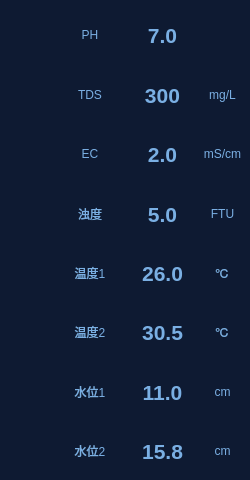
<?xml version="1.0" encoding="UTF-8"?>
<ui version="4.0">
 <class>WaterBottom</class>
 <widget class="QWidget" name="WaterBottom">
  <property name="geometry">
   <rect>
    <x>0</x>
    <y>0</y>
    <width>250</width>
    <height>480</height>
   </rect>
  </property>
  <property name="minimumSize">
   <size>
    <width>250</width>
    <height>480</height>
   </size>
  </property>
  <property name="windowTitle">
   <string>Form</string>
  </property>
  <property name="styleSheet">
   <string notr="true">#WaterBottom
{
background-color: rgb(14, 26, 50);
}
#widget
{
background-color: rgb(14, 26, 50);
}
QWidget
{
border:0px
}
QLabel
{
color: rgb(122, 175, 227);
font: 12pt &quot;楷体&quot;;
border:0px
}</string>
  </property>
  <layout class="QVBoxLayout" name="verticalLayout_2">
   <property name="spacing">
    <number>0</number>
   </property>
   <property name="leftMargin">
    <number>0</number>
   </property>
   <property name="topMargin">
    <number>0</number>
   </property>
   <property name="rightMargin">
    <number>0</number>
   </property>
   <property name="bottomMargin">
    <number>0</number>
   </property>
   <item>
    <widget class="QWidget" name="widget" native="true">
     <property name="minimumSize">
      <size>
       <width>250</width>
       <height>480</height>
      </size>
     </property>
     <property name="maximumSize">
      <size>
       <width>999</width>
       <height>9999</height>
      </size>
     </property>
     <layout class="QVBoxLayout" name="verticalLayout">
      <property name="spacing">
       <number>0</number>
      </property>
      <property name="leftMargin">
       <number>0</number>
      </property>
      <property name="topMargin">
       <number>5</number>
      </property>
      <property name="rightMargin">
       <number>0</number>
      </property>
      <property name="bottomMargin">
       <number>0</number>
      </property>
      <item>
       <widget class="QWidget" name="PHWidget" native="true">
        <property name="minimumSize">
         <size>
          <width>0</width>
          <height>60</height>
         </size>
        </property>
        <property name="maximumSize">
         <size>
          <width>16777215</width>
          <height>60</height>
         </size>
        </property>
        <property name="styleSheet">
         <string notr="true">#PHWidget
{

}</string>
        </property>
        <layout class="QHBoxLayout" name="horizontalLayout_2">
         <property name="spacing">
          <number>5</number>
         </property>
         <property name="leftMargin">
          <number>0</number>
         </property>
         <property name="topMargin">
          <number>0</number>
         </property>
         <property name="rightMargin">
          <number>0</number>
         </property>
         <property name="bottomMargin">
          <number>0</number>
         </property>
         <item>
          <widget class="QLabel" name="PHIcon">
           <property name="minimumSize">
            <size>
             <width>45</width>
             <height>45</height>
            </size>
           </property>
           <property name="maximumSize">
            <size>
             <width>45</width>
             <height>45</height>
            </size>
           </property>
           <property name="text">
            <string/>
           </property>
           <property name="pixmap">
            <pixmap resource="res.qrc">:/ptr/pH.png</pixmap>
           </property>
           <property name="scaledContents">
            <bool>true</bool>
           </property>
          </widget>
         </item>
         <item>
          <widget class="QLabel" name="PHName">
           <property name="minimumSize">
            <size>
             <width>80</width>
             <height>50</height>
            </size>
           </property>
           <property name="maximumSize">
            <size>
             <width>999</width>
             <height>999</height>
            </size>
           </property>
           <property name="text">
            <string>PH</string>
           </property>
           <property name="alignment">
            <set>Qt::AlignCenter</set>
           </property>
          </widget>
         </item>
         <item>
          <widget class="QLabel" name="PHValue">
           <property name="minimumSize">
            <size>
             <width>30</width>
             <height>50</height>
            </size>
           </property>
           <property name="maximumSize">
            <size>
             <width>999</width>
             <height>999</height>
            </size>
           </property>
           <property name="styleSheet">
            <string notr="true">font: 16pt ;
font-weight:bold;
</string>
           </property>
           <property name="text">
            <string>7.0</string>
           </property>
           <property name="alignment">
            <set>Qt::AlignCenter</set>
           </property>
          </widget>
         </item>
         <item>
          <widget class="QLabel" name="PHUnit">
           <property name="minimumSize">
            <size>
             <width>30</width>
             <height>50</height>
            </size>
           </property>
           <property name="maximumSize">
            <size>
             <width>999</width>
             <height>999</height>
            </size>
           </property>
           <property name="text">
            <string/>
           </property>
           <property name="alignment">
            <set>Qt::AlignCenter</set>
           </property>
          </widget>
         </item>
        </layout>
       </widget>
      </item>
      <item>
       <widget class="QWidget" name="TdsWidget" native="true">
        <property name="minimumSize">
         <size>
          <width>0</width>
          <height>60</height>
         </size>
        </property>
        <property name="maximumSize">
         <size>
          <width>16777215</width>
          <height>60</height>
         </size>
        </property>
        <layout class="QHBoxLayout" name="horizontalLayout_3">
         <property name="spacing">
          <number>5</number>
         </property>
         <property name="leftMargin">
          <number>0</number>
         </property>
         <property name="topMargin">
          <number>0</number>
         </property>
         <property name="rightMargin">
          <number>0</number>
         </property>
         <property name="bottomMargin">
          <number>0</number>
         </property>
         <item>
          <widget class="QLabel" name="TdsIcon">
           <property name="minimumSize">
            <size>
             <width>45</width>
             <height>45</height>
            </size>
           </property>
           <property name="maximumSize">
            <size>
             <width>45</width>
             <height>45</height>
            </size>
           </property>
           <property name="text">
            <string/>
           </property>
           <property name="pixmap">
            <pixmap resource="res.qrc">:/ptr/TDS.png</pixmap>
           </property>
           <property name="scaledContents">
            <bool>true</bool>
           </property>
          </widget>
         </item>
         <item>
          <widget class="QLabel" name="TdsName">
           <property name="minimumSize">
            <size>
             <width>80</width>
             <height>50</height>
            </size>
           </property>
           <property name="maximumSize">
            <size>
             <width>999</width>
             <height>999</height>
            </size>
           </property>
           <property name="text">
            <string>TDS</string>
           </property>
           <property name="alignment">
            <set>Qt::AlignCenter</set>
           </property>
          </widget>
         </item>
         <item>
          <widget class="QLabel" name="TdsValue">
           <property name="minimumSize">
            <size>
             <width>30</width>
             <height>50</height>
            </size>
           </property>
           <property name="maximumSize">
            <size>
             <width>999</width>
             <height>999</height>
            </size>
           </property>
           <property name="styleSheet">
            <string notr="true">font: 16pt ;
font-weight:bold;
</string>
           </property>
           <property name="text">
            <string>300</string>
           </property>
           <property name="alignment">
            <set>Qt::AlignCenter</set>
           </property>
          </widget>
         </item>
         <item>
          <widget class="QLabel" name="TdsUnit">
           <property name="minimumSize">
            <size>
             <width>30</width>
             <height>50</height>
            </size>
           </property>
           <property name="maximumSize">
            <size>
             <width>999</width>
             <height>999</height>
            </size>
           </property>
           <property name="text">
            <string>mg/L</string>
           </property>
           <property name="alignment">
            <set>Qt::AlignCenter</set>
           </property>
          </widget>
         </item>
        </layout>
       </widget>
      </item>
      <item>
       <widget class="QWidget" name="EcWidget" native="true">
        <property name="minimumSize">
         <size>
          <width>0</width>
          <height>60</height>
         </size>
        </property>
        <property name="maximumSize">
         <size>
          <width>16777215</width>
          <height>60</height>
         </size>
        </property>
        <layout class="QHBoxLayout" name="horizontalLayout_4">
         <property name="spacing">
          <number>5</number>
         </property>
         <property name="leftMargin">
          <number>0</number>
         </property>
         <property name="topMargin">
          <number>0</number>
         </property>
         <property name="rightMargin">
          <number>0</number>
         </property>
         <property name="bottomMargin">
          <number>0</number>
         </property>
         <item>
          <widget class="QLabel" name="EcIcon">
           <property name="minimumSize">
            <size>
             <width>45</width>
             <height>45</height>
            </size>
           </property>
           <property name="maximumSize">
            <size>
             <width>45</width>
             <height>45</height>
            </size>
           </property>
           <property name="text">
            <string/>
           </property>
           <property name="pixmap">
            <pixmap resource="res.qrc">:/ptr/EC.png</pixmap>
           </property>
           <property name="scaledContents">
            <bool>true</bool>
           </property>
          </widget>
         </item>
         <item>
          <widget class="QLabel" name="EcName">
           <property name="minimumSize">
            <size>
             <width>80</width>
             <height>50</height>
            </size>
           </property>
           <property name="maximumSize">
            <size>
             <width>999</width>
             <height>999</height>
            </size>
           </property>
           <property name="text">
            <string>EC</string>
           </property>
           <property name="alignment">
            <set>Qt::AlignCenter</set>
           </property>
          </widget>
         </item>
         <item>
          <widget class="QLabel" name="EcValue">
           <property name="minimumSize">
            <size>
             <width>30</width>
             <height>50</height>
            </size>
           </property>
           <property name="maximumSize">
            <size>
             <width>999</width>
             <height>999</height>
            </size>
           </property>
           <property name="styleSheet">
            <string notr="true">font: 16pt ;
font-weight:bold;
</string>
           </property>
           <property name="text">
            <string>2.0</string>
           </property>
           <property name="alignment">
            <set>Qt::AlignCenter</set>
           </property>
          </widget>
         </item>
         <item>
          <widget class="QLabel" name="EcUnit">
           <property name="minimumSize">
            <size>
             <width>30</width>
             <height>50</height>
            </size>
           </property>
           <property name="maximumSize">
            <size>
             <width>999</width>
             <height>999</height>
            </size>
           </property>
           <property name="text">
            <string>mS/cm</string>
           </property>
           <property name="alignment">
            <set>Qt::AlignCenter</set>
           </property>
          </widget>
         </item>
        </layout>
       </widget>
      </item>
      <item>
       <widget class="QWidget" name="TurbidityWidget" native="true">
        <property name="minimumSize">
         <size>
          <width>0</width>
          <height>60</height>
         </size>
        </property>
        <property name="maximumSize">
         <size>
          <width>16777215</width>
          <height>60</height>
         </size>
        </property>
        <layout class="QHBoxLayout" name="horizontalLayout_5">
         <property name="spacing">
          <number>5</number>
         </property>
         <property name="leftMargin">
          <number>0</number>
         </property>
         <property name="topMargin">
          <number>0</number>
         </property>
         <property name="rightMargin">
          <number>0</number>
         </property>
         <property name="bottomMargin">
          <number>0</number>
         </property>
         <item>
          <widget class="QLabel" name="TurbidityIcon">
           <property name="minimumSize">
            <size>
             <width>45</width>
             <height>45</height>
            </size>
           </property>
           <property name="maximumSize">
            <size>
             <width>45</width>
             <height>45</height>
            </size>
           </property>
           <property name="text">
            <string/>
           </property>
           <property name="pixmap">
            <pixmap resource="res.qrc">:/ptr/turbidity.png</pixmap>
           </property>
           <property name="scaledContents">
            <bool>true</bool>
           </property>
          </widget>
         </item>
         <item>
          <widget class="QLabel" name="TurbidityName">
           <property name="minimumSize">
            <size>
             <width>80</width>
             <height>50</height>
            </size>
           </property>
           <property name="maximumSize">
            <size>
             <width>999</width>
             <height>999</height>
            </size>
           </property>
           <property name="text">
            <string>浊度</string>
           </property>
           <property name="alignment">
            <set>Qt::AlignCenter</set>
           </property>
          </widget>
         </item>
         <item>
          <widget class="QLabel" name="TurbidityValue">
           <property name="minimumSize">
            <size>
             <width>30</width>
             <height>50</height>
            </size>
           </property>
           <property name="maximumSize">
            <size>
             <width>999</width>
             <height>999</height>
            </size>
           </property>
           <property name="styleSheet">
            <string notr="true">font: 16pt ;
font-weight:bold;
</string>
           </property>
           <property name="text">
            <string>5.0</string>
           </property>
           <property name="alignment">
            <set>Qt::AlignCenter</set>
           </property>
          </widget>
         </item>
         <item>
          <widget class="QLabel" name="TurbidityUnit">
           <property name="minimumSize">
            <size>
             <width>30</width>
             <height>50</height>
            </size>
           </property>
           <property name="maximumSize">
            <size>
             <width>999</width>
             <height>999</height>
            </size>
           </property>
           <property name="text">
            <string>FTU</string>
           </property>
           <property name="alignment">
            <set>Qt::AlignCenter</set>
           </property>
          </widget>
         </item>
        </layout>
       </widget>
      </item>
      <item>
       <widget class="QWidget" name="Temp1Widget" native="true">
        <property name="minimumSize">
         <size>
          <width>0</width>
          <height>60</height>
         </size>
        </property>
        <property name="maximumSize">
         <size>
          <width>16777215</width>
          <height>60</height>
         </size>
        </property>
        <layout class="QHBoxLayout" name="horizontalLayout">
         <property name="spacing">
          <number>5</number>
         </property>
         <property name="leftMargin">
          <number>0</number>
         </property>
         <property name="topMargin">
          <number>0</number>
         </property>
         <property name="rightMargin">
          <number>0</number>
         </property>
         <property name="bottomMargin">
          <number>0</number>
         </property>
         <item>
          <widget class="QLabel" name="Temp1Icon">
           <property name="minimumSize">
            <size>
             <width>45</width>
             <height>45</height>
            </size>
           </property>
           <property name="maximumSize">
            <size>
             <width>45</width>
             <height>45</height>
            </size>
           </property>
           <property name="text">
            <string/>
           </property>
           <property name="pixmap">
            <pixmap resource="res.qrc">:/ptr/Temp.png</pixmap>
           </property>
           <property name="scaledContents">
            <bool>true</bool>
           </property>
          </widget>
         </item>
         <item>
          <widget class="QLabel" name="Temp1Name">
           <property name="minimumSize">
            <size>
             <width>80</width>
             <height>50</height>
            </size>
           </property>
           <property name="maximumSize">
            <size>
             <width>999</width>
             <height>999</height>
            </size>
           </property>
           <property name="text">
            <string>温度1</string>
           </property>
           <property name="alignment">
            <set>Qt::AlignCenter</set>
           </property>
          </widget>
         </item>
         <item>
          <widget class="QLabel" name="Temp1Value">
           <property name="minimumSize">
            <size>
             <width>30</width>
             <height>50</height>
            </size>
           </property>
           <property name="maximumSize">
            <size>
             <width>999</width>
             <height>999</height>
            </size>
           </property>
           <property name="styleSheet">
            <string notr="true">font: 16pt ;
font-weight:bold;
</string>
           </property>
           <property name="text">
            <string>26.0</string>
           </property>
           <property name="alignment">
            <set>Qt::AlignCenter</set>
           </property>
          </widget>
         </item>
         <item>
          <widget class="QLabel" name="Temp1Unit">
           <property name="minimumSize">
            <size>
             <width>30</width>
             <height>50</height>
            </size>
           </property>
           <property name="maximumSize">
            <size>
             <width>999</width>
             <height>999</height>
            </size>
           </property>
           <property name="text">
            <string>℃</string>
           </property>
           <property name="alignment">
            <set>Qt::AlignCenter</set>
           </property>
          </widget>
         </item>
        </layout>
       </widget>
      </item>
      <item>
       <widget class="QWidget" name="Temp2Widget" native="true">
        <property name="minimumSize">
         <size>
          <width>0</width>
          <height>60</height>
         </size>
        </property>
        <property name="maximumSize">
         <size>
          <width>16777215</width>
          <height>60</height>
         </size>
        </property>
        <layout class="QHBoxLayout" name="horizontalLayout_6">
         <property name="spacing">
          <number>5</number>
         </property>
         <property name="leftMargin">
          <number>0</number>
         </property>
         <property name="topMargin">
          <number>0</number>
         </property>
         <property name="rightMargin">
          <number>0</number>
         </property>
         <property name="bottomMargin">
          <number>0</number>
         </property>
         <item>
          <widget class="QLabel" name="Temp2Icon">
           <property name="minimumSize">
            <size>
             <width>45</width>
             <height>45</height>
            </size>
           </property>
           <property name="maximumSize">
            <size>
             <width>45</width>
             <height>45</height>
            </size>
           </property>
           <property name="text">
            <string/>
           </property>
           <property name="pixmap">
            <pixmap resource="res.qrc">:/ptr/Temp.png</pixmap>
           </property>
           <property name="scaledContents">
            <bool>true</bool>
           </property>
          </widget>
         </item>
         <item>
          <widget class="QLabel" name="Temp2Name">
           <property name="minimumSize">
            <size>
             <width>80</width>
             <height>50</height>
            </size>
           </property>
           <property name="maximumSize">
            <size>
             <width>999</width>
             <height>999</height>
            </size>
           </property>
           <property name="text">
            <string>温度2</string>
           </property>
           <property name="alignment">
            <set>Qt::AlignCenter</set>
           </property>
          </widget>
         </item>
         <item>
          <widget class="QLabel" name="Temp2Value">
           <property name="minimumSize">
            <size>
             <width>30</width>
             <height>50</height>
            </size>
           </property>
           <property name="maximumSize">
            <size>
             <width>999</width>
             <height>999</height>
            </size>
           </property>
           <property name="styleSheet">
            <string notr="true">font: 16pt ;
font-weight:bold;
</string>
           </property>
           <property name="text">
            <string>30.5</string>
           </property>
           <property name="alignment">
            <set>Qt::AlignCenter</set>
           </property>
          </widget>
         </item>
         <item>
          <widget class="QLabel" name="Temp2Unit">
           <property name="minimumSize">
            <size>
             <width>30</width>
             <height>50</height>
            </size>
           </property>
           <property name="maximumSize">
            <size>
             <width>999</width>
             <height>999</height>
            </size>
           </property>
           <property name="text">
            <string>℃</string>
           </property>
           <property name="alignment">
            <set>Qt::AlignCenter</set>
           </property>
          </widget>
         </item>
        </layout>
       </widget>
      </item>
      <item>
       <widget class="QWidget" name="WaterLevel1Widget" native="true">
        <property name="minimumSize">
         <size>
          <width>0</width>
          <height>60</height>
         </size>
        </property>
        <property name="maximumSize">
         <size>
          <width>16777215</width>
          <height>60</height>
         </size>
        </property>
        <layout class="QHBoxLayout" name="horizontalLayout_7">
         <property name="spacing">
          <number>5</number>
         </property>
         <property name="leftMargin">
          <number>0</number>
         </property>
         <property name="topMargin">
          <number>0</number>
         </property>
         <property name="rightMargin">
          <number>0</number>
         </property>
         <property name="bottomMargin">
          <number>0</number>
         </property>
         <item>
          <widget class="QLabel" name="WaterLevel1Icon">
           <property name="minimumSize">
            <size>
             <width>45</width>
             <height>45</height>
            </size>
           </property>
           <property name="maximumSize">
            <size>
             <width>45</width>
             <height>45</height>
            </size>
           </property>
           <property name="text">
            <string/>
           </property>
           <property name="pixmap">
            <pixmap resource="res.qrc">:/ptr/WaterLevel.png</pixmap>
           </property>
           <property name="scaledContents">
            <bool>true</bool>
           </property>
          </widget>
         </item>
         <item>
          <widget class="QLabel" name="WaterLevel1Name">
           <property name="minimumSize">
            <size>
             <width>80</width>
             <height>50</height>
            </size>
           </property>
           <property name="maximumSize">
            <size>
             <width>999</width>
             <height>999</height>
            </size>
           </property>
           <property name="text">
            <string>水位1</string>
           </property>
           <property name="alignment">
            <set>Qt::AlignCenter</set>
           </property>
          </widget>
         </item>
         <item>
          <widget class="QLabel" name="WaterLevel1Value">
           <property name="minimumSize">
            <size>
             <width>30</width>
             <height>50</height>
            </size>
           </property>
           <property name="maximumSize">
            <size>
             <width>999</width>
             <height>999</height>
            </size>
           </property>
           <property name="styleSheet">
            <string notr="true">font: 16pt ;
font-weight:bold;
</string>
           </property>
           <property name="text">
            <string>11.0</string>
           </property>
           <property name="alignment">
            <set>Qt::AlignCenter</set>
           </property>
          </widget>
         </item>
         <item>
          <widget class="QLabel" name="WaterLeve1lUnit">
           <property name="minimumSize">
            <size>
             <width>30</width>
             <height>50</height>
            </size>
           </property>
           <property name="maximumSize">
            <size>
             <width>999</width>
             <height>999</height>
            </size>
           </property>
           <property name="text">
            <string>cm</string>
           </property>
           <property name="alignment">
            <set>Qt::AlignCenter</set>
           </property>
          </widget>
         </item>
        </layout>
       </widget>
      </item>
      <item>
       <widget class="QWidget" name="WaterLevel2Widget" native="true">
        <property name="minimumSize">
         <size>
          <width>0</width>
          <height>60</height>
         </size>
        </property>
        <property name="maximumSize">
         <size>
          <width>16777215</width>
          <height>60</height>
         </size>
        </property>
        <layout class="QHBoxLayout" name="horizontalLayout_8">
         <property name="spacing">
          <number>5</number>
         </property>
         <property name="leftMargin">
          <number>0</number>
         </property>
         <property name="topMargin">
          <number>0</number>
         </property>
         <property name="rightMargin">
          <number>0</number>
         </property>
         <property name="bottomMargin">
          <number>0</number>
         </property>
         <item>
          <widget class="QLabel" name="WaterLevel2Icon">
           <property name="minimumSize">
            <size>
             <width>45</width>
             <height>45</height>
            </size>
           </property>
           <property name="maximumSize">
            <size>
             <width>45</width>
             <height>45</height>
            </size>
           </property>
           <property name="text">
            <string/>
           </property>
           <property name="pixmap">
            <pixmap resource="res.qrc">:/ptr/WaterLevel.png</pixmap>
           </property>
           <property name="scaledContents">
            <bool>true</bool>
           </property>
          </widget>
         </item>
         <item>
          <widget class="QLabel" name="WaterLevel2Name">
           <property name="minimumSize">
            <size>
             <width>80</width>
             <height>50</height>
            </size>
           </property>
           <property name="maximumSize">
            <size>
             <width>999</width>
             <height>999</height>
            </size>
           </property>
           <property name="text">
            <string>水位2</string>
           </property>
           <property name="alignment">
            <set>Qt::AlignCenter</set>
           </property>
          </widget>
         </item>
         <item>
          <widget class="QLabel" name="WaterLevel2Value">
           <property name="minimumSize">
            <size>
             <width>30</width>
             <height>50</height>
            </size>
           </property>
           <property name="maximumSize">
            <size>
             <width>999</width>
             <height>999</height>
            </size>
           </property>
           <property name="styleSheet">
            <string notr="true">font: 16pt ;
font-weight:bold;
</string>
           </property>
           <property name="text">
            <string>15.8</string>
           </property>
           <property name="alignment">
            <set>Qt::AlignCenter</set>
           </property>
          </widget>
         </item>
         <item>
          <widget class="QLabel" name="WaterLevel2Unit">
           <property name="minimumSize">
            <size>
             <width>30</width>
             <height>50</height>
            </size>
           </property>
           <property name="maximumSize">
            <size>
             <width>999</width>
             <height>999</height>
            </size>
           </property>
           <property name="text">
            <string>cm</string>
           </property>
           <property name="alignment">
            <set>Qt::AlignCenter</set>
           </property>
          </widget>
         </item>
        </layout>
       </widget>
      </item>
     </layout>
    </widget>
   </item>
  </layout>
 </widget>
 <resources>
  <include location="res.qrc"/>
 </resources>
 <connections/>
</ui>
